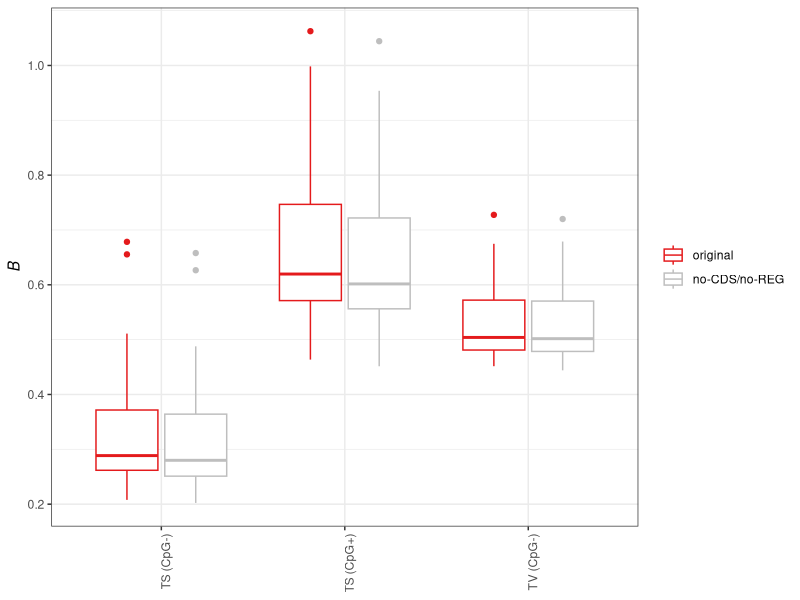
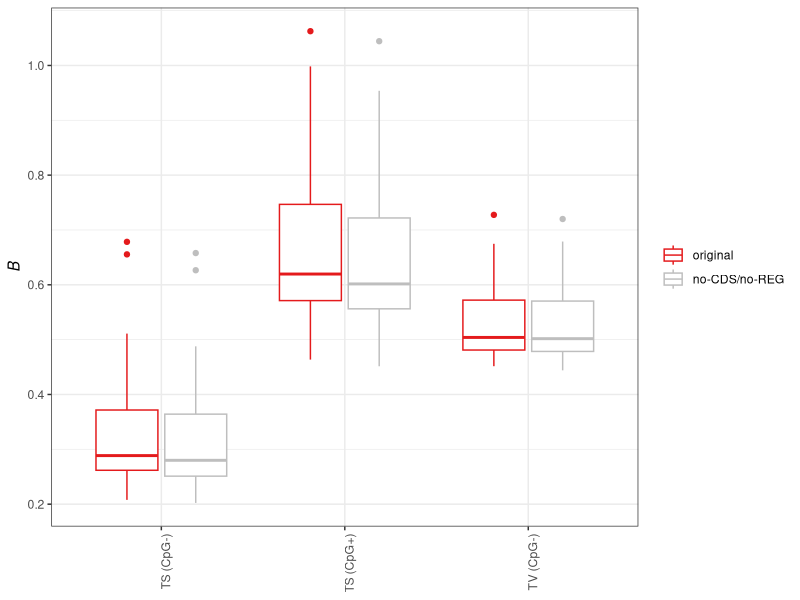

Write the R code that produced these figures, in order.
library(ggplot2)

## load data
data1 <- read.table("fig3_4_S8.txt", header = T, sep="\t")
data1 <- subset(data1, pop=="YRI")
data2 <- read.table("figS13.txt", header = T, sep="\t")

data <- data.frame(chr = c(data1$chr, data2$chr), B = c(data1$B, data2$B), mType = c(data1$mType, data2$mType), dataset = c(rep("original", dim(data1)[1]),rep("no-CDS/no-REG", dim(data1)[1])))
data$dataset <- factor(data$dataset,levels = c("original","no-CDS/no-REG"))

#### Figure S13
fS13 <- ggplot(data, aes(x=mType, y=B, col=dataset)) + geom_boxplot() + theme_bw() + 
  theme(legend.title = element_blank(), axis.title.x = element_blank(), axis.text.x = element_text(angle = 90, hjust = 1)) +
  ylab(expression(italic(B)))+ scale_color_manual(values=c("#e41a1c","gray"))
fS13

ggsave("figS13.pdf", fS13, width=12, height=10, units = "cm")
